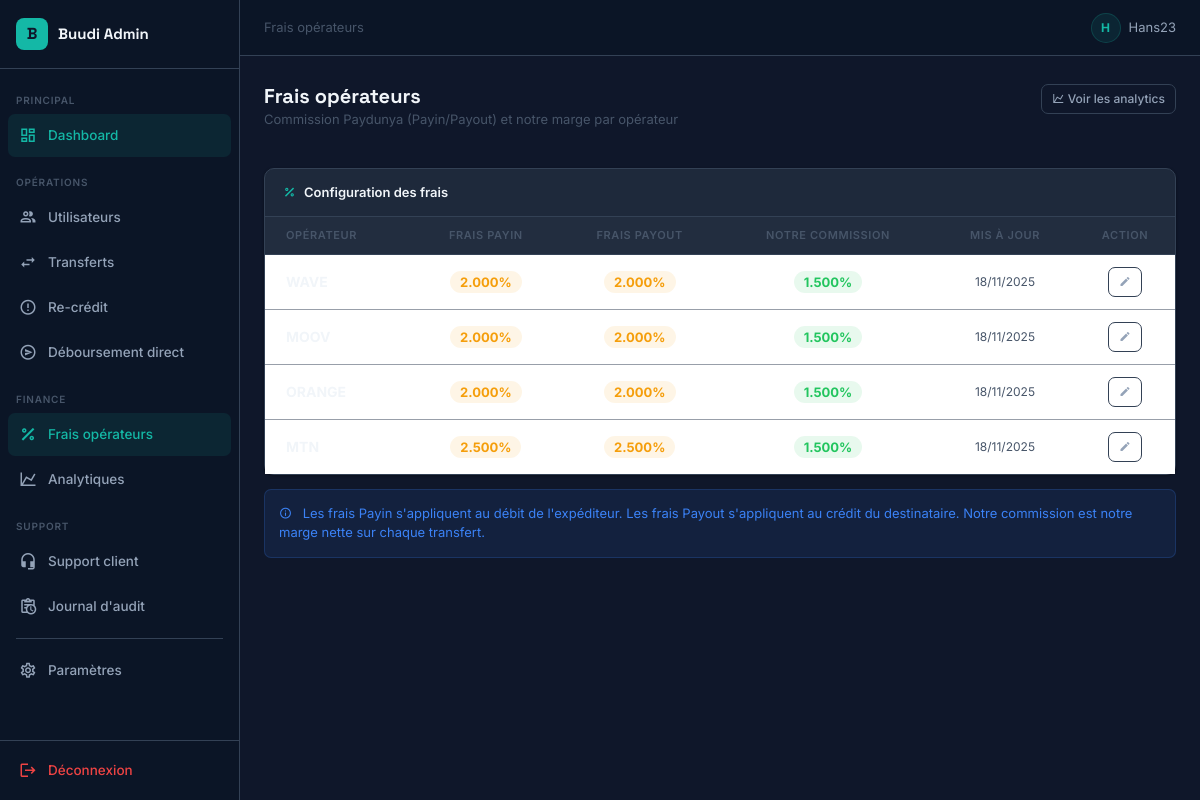
/api/dashboard/fees/ (signed in), run on an earlier commit of the app's database.
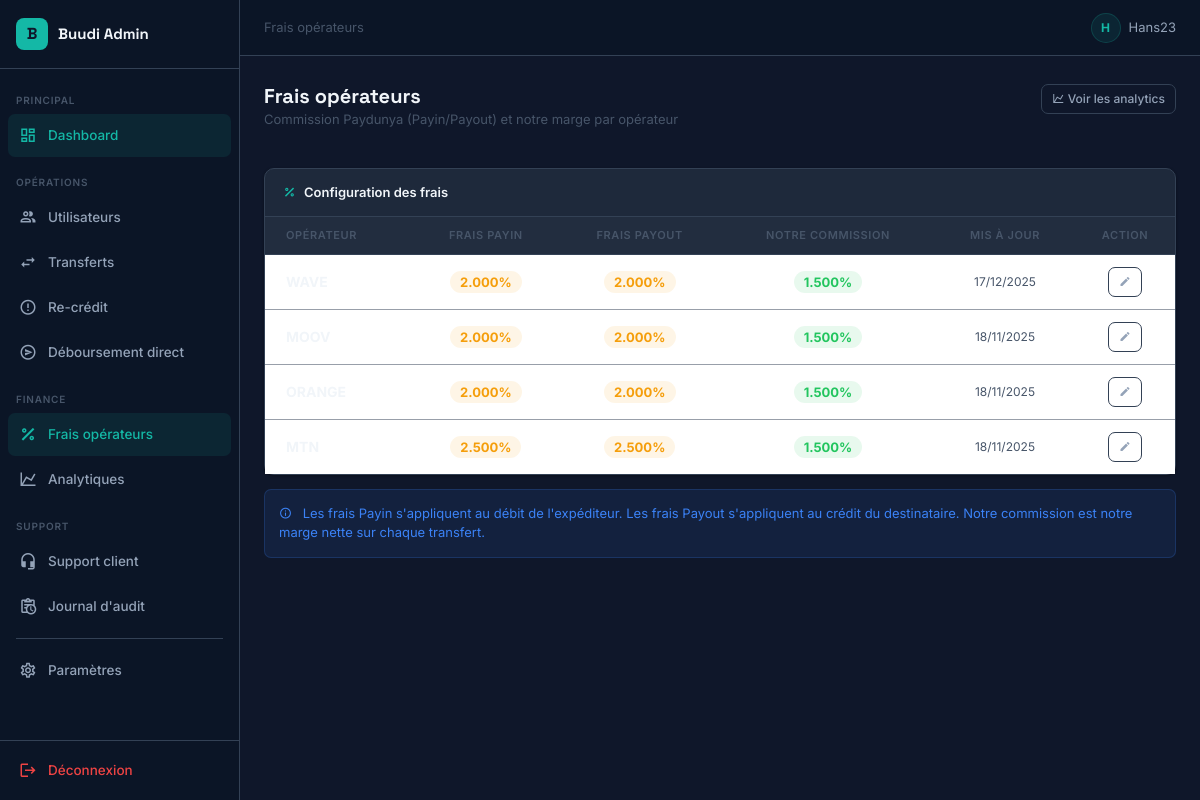
And on a later commit of the database.
### transfers/models.py (models this page shows, shortened)
class OperatorFees(models.Model):
    operator = models.CharField(max_length=20, unique=True)  # wave, moov, orange, mtn
    payin_fee_percent = models.DecimalField(max_digits=5, decimal_places=3, default=2.000)   # 2%
    payout_fee_percent = models.DecimalField(max_digits=5, decimal_places=3, default=2.000)  # 2%
    updated_at = models.DateTimeField(auto_now=True)
    our_fee_percent = models.DecimalField(
        max_digits=5, decimal_places=3, default=1.500,
        help_text="Ta commission sur chaque transfert (ex: 1.5%)"
    )

### dashboard_admin/views.py (the view)
# urls.py: path('fees/', views.admin_operator_fees, name='fees'),
@login_required
def admin_operator_fees(request):
    fees = OperatorFees.objects.all()
    return render(request, 'custom_admin/admin/fees.html', {'fees': fees})

### dashboard_admin/context_processors.py (called while the page is built)
def recredits_count(request):
    if not request.user.is_authenticated:
        return {'pending_recredits_count': 0}
    try:
        credit_failed = Transfer.objects.filter(status='credit_failed').count()
        stuck_threshold = timezone.now() - timedelta(minutes=10)
        stuck_debited = Transfer.objects.filter(
            status='debited',
            updated_at__lt=stuck_threshold
        ).count()
        return {'pending_recredits_count': credit_failed + stuck_debited}
    except Exception:
        return {'pending_recredits_count': 0}

### dashboard_admin/templates/custom_admin/admin/fees.html (shortened to what this page needs)
{% extends 'custom_admin/base_common.html' %}
{% block breadcrumb %}Frais opérateurs{% endblock %}
{% block content %}
<div class="page-header">
  <div>
    <h1 class="page-title">Frais opérateurs</h1>
    <p class="page-subtitle">Commission Paydunya (Payin/Payout) et notre marge par opérateur</p>
  </div>
  <a href="{% url 'custom_admin:revenue_analytics' %}" class="btn btn-outline-secondary btn-sm">
    <i class="mdi mdi-chart-line me-1"></i>Voir les analytics
  </a>
</div>
<div class="card">
  <div class="card-header"><i class="mdi mdi-percent-outline text-teal"></i>Configuration des frais</div>
  <div class="card-body p-0">
    {% if fees %}
    <div class="table-responsive">
      <table class="table table-hover">
        <thead>
          <tr>
            <th class="ps-4">Opérateur</th>
            <th style="text-align:center;">Frais Payin</th>
            <th style="text-align:center;">Frais Payout</th>
            <th style="text-align:center;">Notre commission</th>
            <th style="text-align:center;">Mis à jour</th>
            <th style="text-align:center;width:100px;">Action</th>
          </tr>
        </thead>
        <tbody>
          {% for fee in fees %}
          <tr>
            <td class="ps-4">
              <span style="font-weight:700;font-size:14px;color:var(--text-1);">{{ fee.operator|upper }}</span>
            </td>
            <td style="text-align:center;">
              <span style="background:var(--gold-10);color:var(--gold);padding:3px 10px;border-radius:20px;font-weight:700;font-size:13px;">{{ fee.payin_fee_percent }}%</span>
            </td>
            <td style="text-align:center;">
              <span style="background:var(--gold-10);color:var(--gold);padding:3px 10px;border-radius:20px;font-weight:700;font-size:13px;">{{ fee.payout_fee_percent }}%</span>
            </td>
            <td style="text-align:center;">
              <span style="background:var(--green-10);color:var(--green);padding:3px 10px;border-radius:20px;font-weight:700;font-size:13px;">{{ fee.our_fee_percent }}%</span>
            </td>
            <td style="text-align:center;font-size:12px;color:var(--text-3);">{{ fee.updated_at|date:"d/m/Y" }}</td>
            <td style="text-align:center;">
              <a href="{% url 'custom_admin:edit_fee' fee.operator %}" class="btn btn-outline-secondary btn-sm">
                <i class="mdi mdi-pencil"></i>
              </a>
            </td>
          </tr>
          {% endfor %}
        </tbody>
      </table>
    </div>
    {% else %}
    <div class="text-center py-5">
      <i class="mdi mdi-percent-outline" style="font-size:3rem;color:var(--text-3);"></i>
      <p class="mt-3 mb-0" style="color:var(--text-3);">Aucun opérateur configuré</p>
    </div>
    {% endif %}
  </div>
</div>
<div class="alert alert-info mt-3">
  <i class="mdi mdi-information-outline me-2"></i>
  Les frais Payin s'appliquent au débit de l'expéditeur. Les frais Payout s'appliquent au crédit du destinataire.
  Notre commission est notre marge nette sur chaque transfert.
</div>
{% endblock %}

What changed in the data, as far as the page shows it:
changed OperatorFees (number 1 of 4 on the later page): updated_at "18/11/2025" → "17/12/2025"
